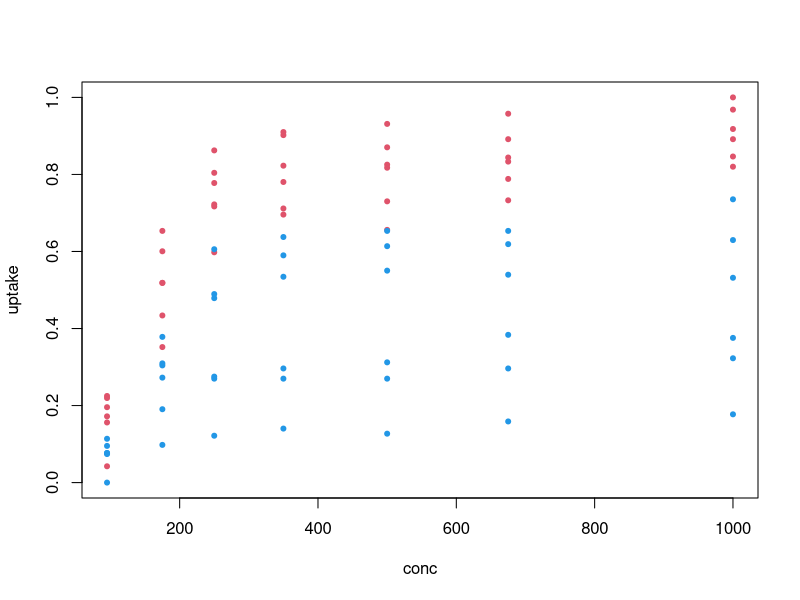
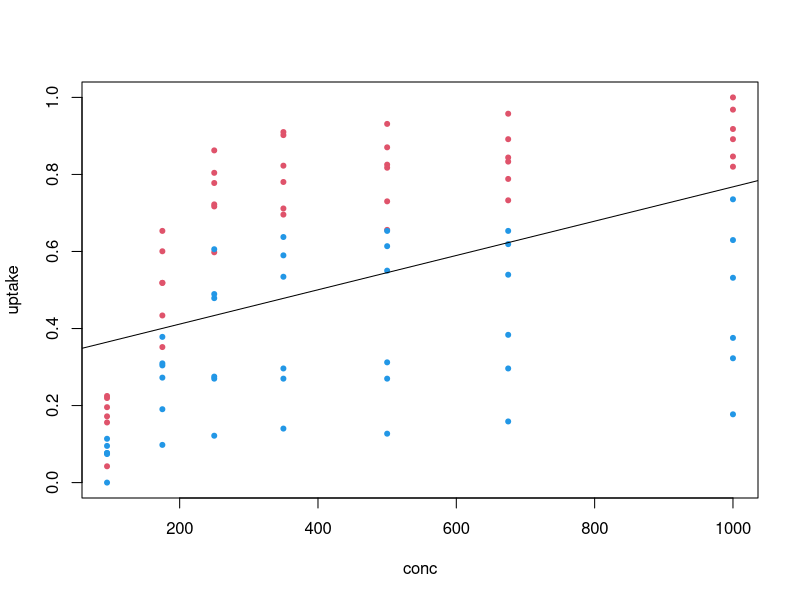

R code for these plots, in order:
# drop Na
if (all(is.na(CO2))) {
  df <- na.omit(CO2)
} else {
  df <- CO2
}

# check dim
N <- dim(df)[1]

# splite target and features
X <- as.matrix(df[1:N, 4:5])
y <- as.vector(df[1:N, 2])

# Max Min Normalization
concMax <- as.numeric(max(X[,2]))
concMin <- as.numeric(min(X[,2]))
for (i in c(1:N)) {
  X[i,2] <- (as.numeric(X[i,2])-concMin)/(concMax-concMin)
}

# encoding
y[which(y == "Quebec")] <- -1
y[which(y == "Mississippi")] <- 1
y <- as.numeric(y)
plot(X, col = y+3, pch = 20)



# solve QP prob.
P1 <- 1/2 * diag(y) %*% (X %*% t(X)) %*% diag(y)
q1 <- -rep(1, N)
s1 <- 0

C1 <- rbind(y, -y, diag(1, N), -diag(1, N))
lambda <- 0.1
d1 <- c(0,0, rep(0, N), rep(-1 / (2*N*lambda), N))

# ADMM derived update formula of x, z
p1 <- nrow(P1)
p2 <- nrow(C1)
x <- x0 <- rep(0, p1)
z <- z0 <- rep(1, p2)
u <- u0 <- rep(0, p2)

rho <- 1

M1 <- -solve(1/rho * P1 + rho * t(C1) %*% C1)

# Barrier Method
Mu <- (1/2) ^ (1:10)
Ta <- 0.001 * (1/(1:10))

for (i2 in 1:length(Mu))
{
  mu <- Mu[i2]
  # ADMM
  for (i1 in 1:1000)
  {
    v1 <- -z - d1 + u
    x <- M1 %*% (q1 / rho + t(C1) %*% v1)

    v2 <- C1 %*% x -d1 + u
    z <- (1/2) * (v2 + sqrt(v2^2 + 4 * mu / rho))

    if (sum(abs(C1 %*% x - z - d1)) < Ta[i2]) break
    u <- u + (C1 %*% x -z -d1)
  }
}

x.star <- x
#which(C1 %*% x.star - d1 >= 0)

w1 = colMeans( (c(x.star) * y) %o% rep(1, ncol(X)) * X)

# Estimation of b
b1 = mean(X %*% w1 - y)

# Binary classifier
h = function(x) {
  x = matrix(x, ncol=1)
  return(sign(w1 %*% x - b1))
}
apply(X, 1, h)

# Plot classification boundary
a1 = b1/w1[2]
b1 = -w1[1]/w1[2]
plot(X, col = y+3, pch = 20)
abline(a = a1, b = b1)
